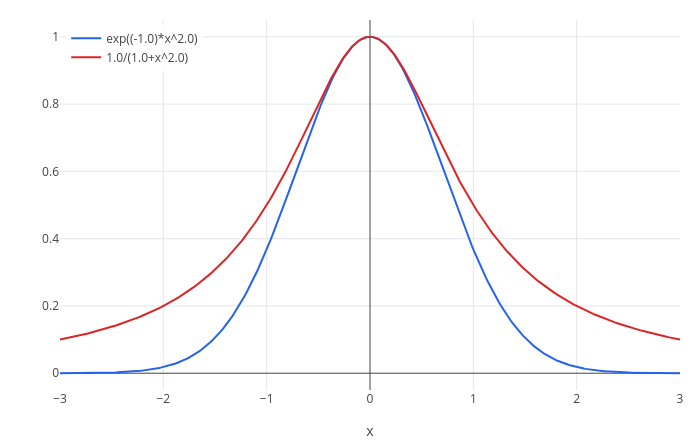

Source (notebook cell):
### Markdown cell above
Plots are values: assign them and overlay them with `show`:

### Code cell
show(plot(exp(-x^2), x, -3, 3), plot(1/(1+x^2), x, -3, 3))

### Figure 1 — Plotly figure (JSON) as saved in the notebook; plotly's stock layout.template omitted (floating-point values rounded to 4 significant figures; data arrays with more than 128 entries replaced by an {"elided": "..."} marker saying what was removed)
{"data": [{"line": {"color": "#2563eb", "width": 2}, "mode": "lines", "name": "exp((-1.0)*x^2.0)", "type": "scatter", "x": {"elided": "402 float values"}, "y": {"elided": "402 float values"}}, {"line": {"color": "#dc2626", "width": 2}, "mode": "lines", "name": "1.0/(1.0+x^2.0)", "type": "scatter", "x": {"elided": "402 float values"}, "y": {"elided": "402 float values"}}], "layout": {"height": 440, "legend": {"bgcolor": "rgba(255,255,255,0.8)", "x": 0.01, "y": 0.99}, "margin": {"b": 50, "l": 60, "r": 20, "t": 20}, "showlegend": true, "title": {"text": ""}, "width": 700, "xaxis": {"title": {"text": "x"}, "zeroline": true}, "yaxis": {"range": [-0.04987, 1.05], "title": {"text": ""}, "zeroline": true}}}
